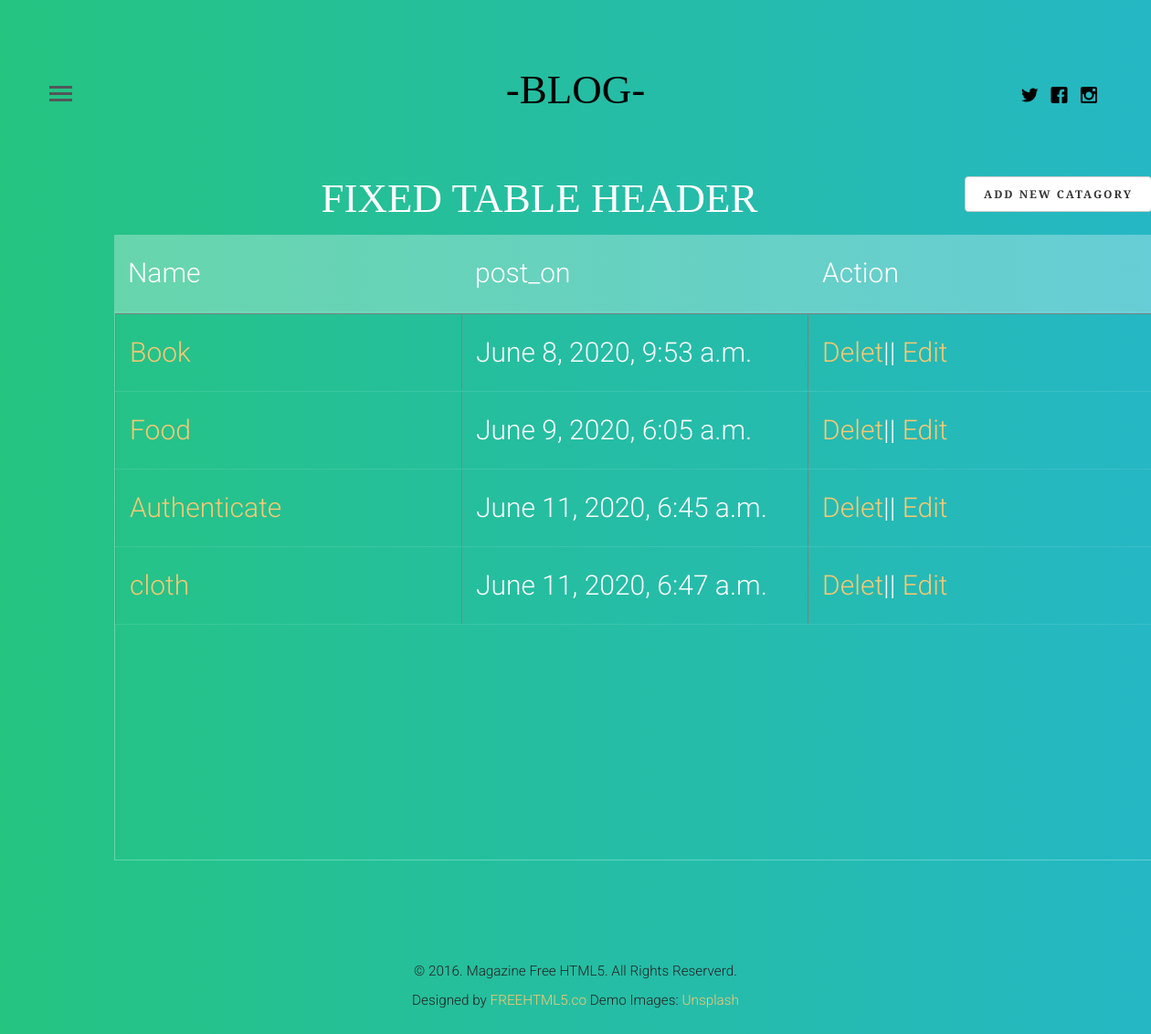
/subjects/, run on the app's committed database.
### tube/models.py (models this page shows, shortened)
class catagory(models.Model):
    name = models.CharField(max_length = 100)
    post_on = models.DateTimeField(auto_now=False, auto_now_add=True)

### tube/views.py (the view)
# urls.py: path('subjects/', views.getsubjects, name="Subject"),
def getsubjects(request):
    quary = catagory.objects.all()
    return render(request, 'subject.html',{"quary":quary})

### templates/subject.html (shortened to what this page needs)
{% extends 'base.html' %}
{% block stylesheet %} {% load static %}
<link rel="stylesheet" href="{% static 'css/user.css' %}"> {% endblock stylesheet %}
{% block content %}
<div class="container">
    <section>
        <div class="container">
            <a href="{% url 'tube:create_topic' %}" class="btn btn-default pull pull-right">Add New Catagory </a>
            <h1>Fixed Table header</h1>
            <div class="tbl-header">
                <table cellpadding="0" cellspacing="0" border="0.5">
                    <thead>
                        <td>Name </td>
                        <td>post_on</td>
                        <td>Action</td>
                    </thead>
                </table>
            </div>
            <div class="tbl-content">
                <table cellpadding="0" cellspacing="0" border="1">
                    <tbody>
                        {% for q in quary %}
                        <tr>
                            <td>
                                <a href=" {% url 'tube:Topic' name=q.name %}">{{q.name }}</a> </td>
                            <td>{{q.post_on }}</td>
                            <td>
                                <a href="" ">Delet</a>||<a href=" "> Edit</a></td>
                        </tr>
                        {% endfor %}
                    </tbody>
                </table>
            </div>
        </div>
    </section>
</div>
{% endblock content %}

### tube/static/css/style.css (style rules this page uses)
html { background: #fff; }
body { font-family: "Roboto", arial, sans-serif; font-size: 18px; font-weight: 300; line-height: 1.8; color: #222; background: #fff; }
a { color: #f7c873; -webkit-transition: 0.5s; -o-transition: 0.5s; transition: 0.5s; }
h1, h2, h3, h4, h5, h6 { font-family: "Playfair Display", times, serif; color: #000; }
.btn { margin-right: 4px; margin-bottom: 4px; font-family: "Playfair Display", times, serif; font-size: 12px; letter-spacing: 2px; text-transform: uppercase; font-weight: 700; -webkit-border-radius: 4px; -moz-border-radius: 4px; -ms-border-radius: 4px; border-radius: 4px; -webkit-transition: 0.5s; -o-transition: 0.5s; transition: 0.5s; }

### tube/static/css/user.css (style rules this page uses)
h1 { font-size: 45px; color: #fff; text-transform: uppercase; font-weight: 300; text-align: center; margin-bottom: 15px; }
table { width: 100%; table-layout: fixed; }
.tbl-header { background-color: rgba(255, 255, 255, 0.3); }
.tbl-content { height: 600px; overflow-x: auto; margin-top: 0px; border: 1px solid rgba(255, 255, 255, 0.3); }
td { padding: 15px; text-align: left; vertical-align: middle; font-weight: 300; font-size: 30px; color: #fff; border-bottom: solid 1px rgba(255, 255, 255, 0.1); }
body { background: -webkit-linear-gradient(left, #25c481, #25b7c4); background: linear-gradient(to right, #25c481, #25b7c4); font-family: 'Roboto', sans-serif; }
section { margin: 50px; }

### data on the page
catagory: name "Book", post_on "June 8, 2020, 9:53 a.m."
catagory: name "Food", post_on "June 9, 2020, 6:05 a.m."
catagory: name "Authenticate", post_on "June 11, 2020, 6:45 a.m."
catagory: name "cloth", post_on "June 11, 2020, 6:47 a.m."
